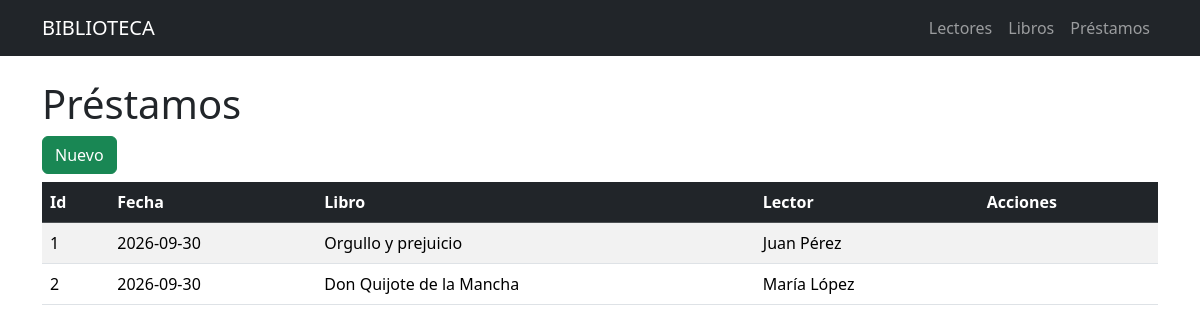
Page /prestamos on the earlier database version.
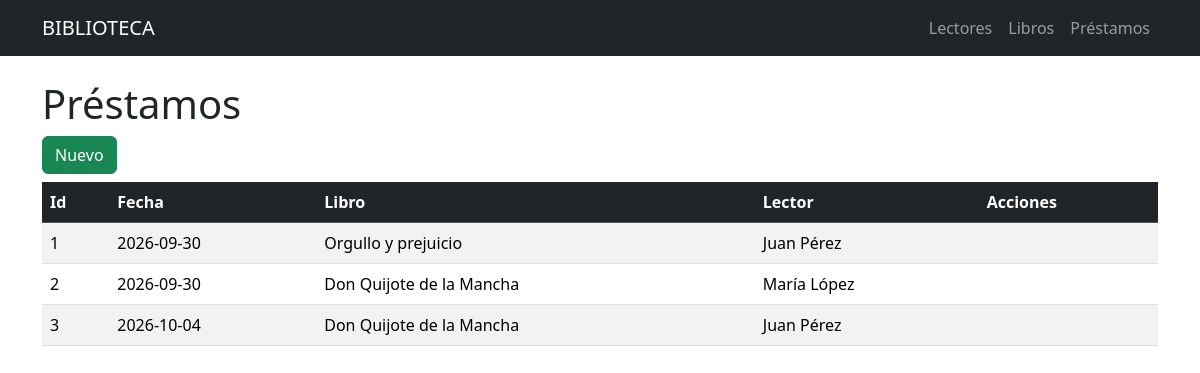
Same page on the later database version.
### tables this page shows
CREATE TABLE prestamos(
        id INTEGER PRIMARY KEY,
        fecha TEXT NOT NULL,
        libro_id INTEGER NOT NULL,
        lector_id INTEGER NOT NULL,
        FOREIGN KEY(libro_id) REFERENCES libros(id),
        FOREIGN KEY(lector_id) REFERENCES lectores(id)
    );

CREATE TABLE libros(
        id INTEGER PRIMARY KEY,
        titulo TEXT NOT NULL,
        autor TEXT NOT NULL
    );

### app.py (the view)
@app.route("/prestamos")
def prestamos():
    conn = get_db_connection()
    prestamos = conn.execute(
        """
        SELECT p.id,
        p.fecha,
        l.titulo AS libro,
        le.nombre || ' ' || le.apellidos AS lector
        FROM prestamos p
        JOIN libros l ON p.libro_id = l.id
        JOIN lectores le ON p.lector_id = le.id
        """
    ).fetchall()
    conn.close()
    return render_template(
        'prestamos.html',
        prestamos=prestamos
    )

### app.py (called while the page is built)
def get_db_connection():
    conn = sqlite3.connect("biblioteca.db")
    conn.row_factory = sqlite3.Row
    return conn

### templates/prestamos.html
{% extends "base.html" %}
{% block content %}
<h1>Préstamos</h1>
<a href="{{ url_for('nuevo_prestamo') }}"
   class="btn btn-success mb-2">
    Nuevo
</a>
<table class="table table-striped table-hover">
    <thead class="table-dark">
        <tr>
            <th>Id</th>
            <th>Fecha</th>
            <th>Libro</th>
            <th>Lector</th>
            <th>Acciones</th>
        </tr>
    </thead>
    <tbody>
        {% for item in prestamos %}
        <tr>
            <td>{{ item.id }}</td>
            <td>{{ item.fecha }}</td>
            <td>{{ item.libro }}</td>
            <td>{{ item.lector }}</td>
            <td></td>
        </tr>
        {% endfor %}
    </tbody>
</table>
{% endblock %}

### templates/base.html (shortened to what this page needs)
<!doctype html>
<html lang="es">
<head>
    <link href="https://cdn.jsdelivr.net/npm/bootstrap@5.3.8/dist/css/bootstrap.min.css"
          rel="stylesheet">
</head>
<body>
<nav class="navbar navbar-expand-lg navbar-dark bg-dark">
    <div class="container">
        <a class="navbar-brand" href="#">
            BIBLIOTECA
        </a>
        <div class="navbar-nav">
            <a class="nav-link" href="{{ url_for('lectores') }}">
                Lectores
            </a>
            <a class="nav-link" href="{{ url_for('libros') }}">
                Libros
            </a>
             <a class="nav-link" href="{{ url_for('prestamos') }}">
                Préstamos
            </a>
        </div>
    </div>
</nav>
<div class="container mt-4">
    {% block content %}
    {% endblock %}
</div>
</body>
</html>

Differences in the rows shown:
added prestamos: id "3", fecha "2026-10-04", libro "Don Quijote de la Mancha", lector "Juan Pérez"
